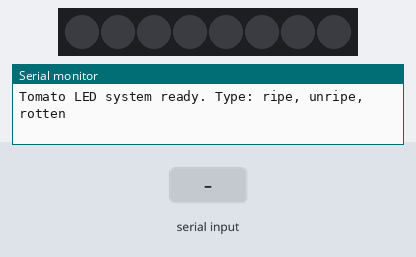
Bench run of a sketch on a simulated Arduino Uno, built with avr-gcc and run on an emulated ATmega328P. On the bench: 8 RGB LEDs in strip order, left to right, the last lines printed to the serial monitor. Inputs (shaded band) come from the test bench.

Above: at 1.2 s.
1.3 s: "ripe\n" received over Serial
At 1.6 s:
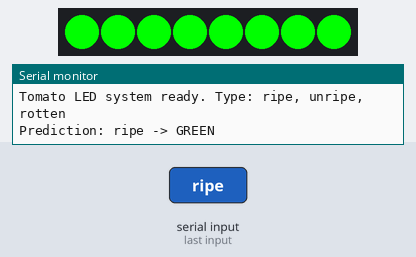
2.8 s: "unripe\n" received over Serial
At 4.0 s:
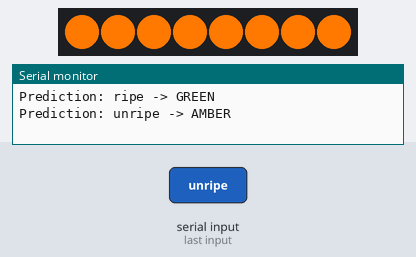
4.3 s: "1\n" received over Serial
At 5.1 s:
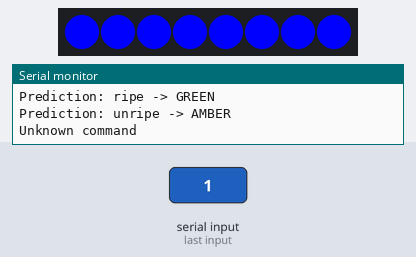
5.8 s: "rotten\n" received over Serial
At 6.2 s:
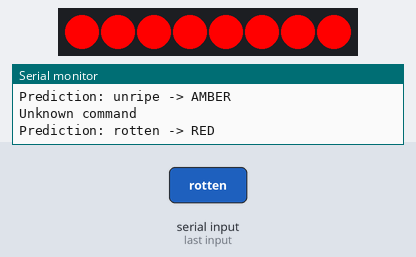
7.3 s: "0\n" received over Serial
At 8.6 s:
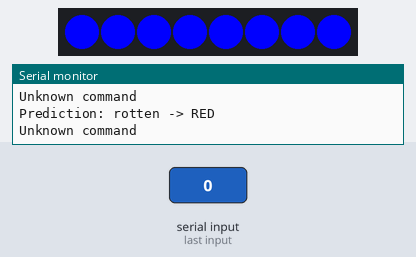
Timing chart, 0 to 9.8 s (numbered marks = the images above; inputs shaded):
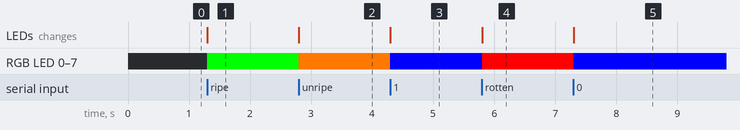

The sketch:

Tomato_AI_Project.ino
```cpp
#include <Adafruit_NeoPixel.h>

#define PIN 5
#define NUMPIXELS 8

Adafruit_NeoPixel pixels(NUMPIXELS, PIN, NEO_GRB + NEO_KHZ800);

void setColor(int r, int g, int b) {
  for (int i = 0; i < NUMPIXELS; i++) {
    pixels.setPixelColor(i, pixels.Color(r, g, b));
  }
  pixels.show();
}

void setup() {
  Serial.begin(115200);
  pixels.begin();
  setColor(0, 0, 0);
  Serial.println("Tomato LED system ready. Type: ripe, unripe, rotten");
}

void loop() {
  if (Serial.available()) {
    String prediction = Serial.readStringUntil('\n');
    prediction.trim();
    prediction.toLowerCase();

    if (prediction == "ripe") {
      setColor(0, 255, 0);       // green
      Serial.println("Prediction: ripe -> GREEN");
    }
    else if (prediction == "unripe") {
      setColor(255, 120, 0);     // amber
      Serial.println("Prediction: unripe -> AMBER");
    }
    else if (prediction == "rotten") {
      setColor(255, 0, 0);       // red
      Serial.println("Prediction: rotten -> RED");
    }
    else {
      setColor(0, 0, 255);       // blue = unknown/error
      Serial.println("Unknown command");
    }
  }
}
```

Measured:
- after the input at 1.3 s, RGB LED 0–7: off → RGB(0, 255, 0) at once; the LEDs: change at once (image 1)
- after the input at 2.8 s, RGB LED 0–7: RGB(0, 255, 0) → RGB(255, 120, 0) at once; the LEDs: change at once (image 2)
- after the input at 4.3 s, RGB LED 0–7: RGB(255, 120, 0) → RGB(0, 0, 255) at once; the LEDs: change at once (image 3)
- after the input at 5.8 s, RGB LED 0–7: RGB(0, 0, 255) → RGB(255, 0, 0) at once; the LEDs: change at once (image 4)
- after the input at 7.3 s, RGB LED 0–7: RGB(255, 0, 0) → RGB(0, 0, 255) at once; the LEDs: change at once (image 5)
